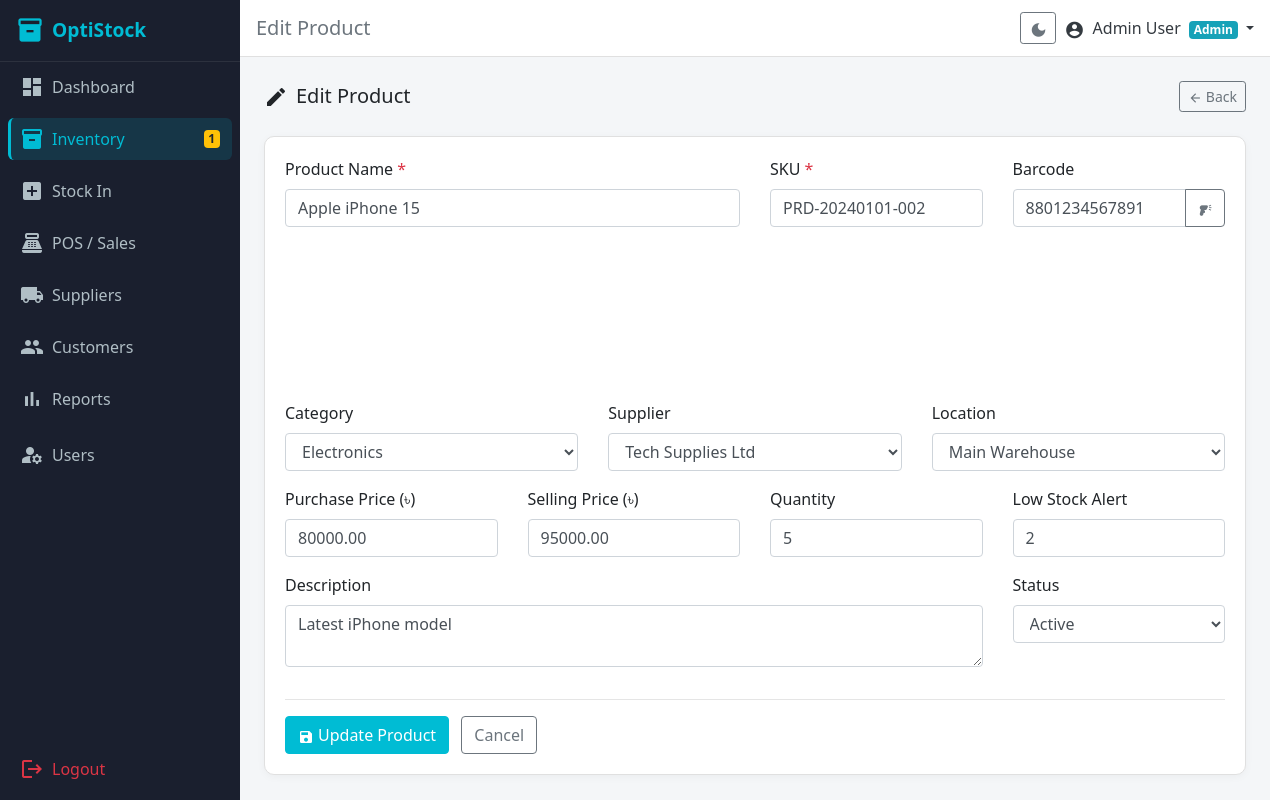
Page /modules/inventory/edit.php?id=2 (signed in) on the earlier database version.
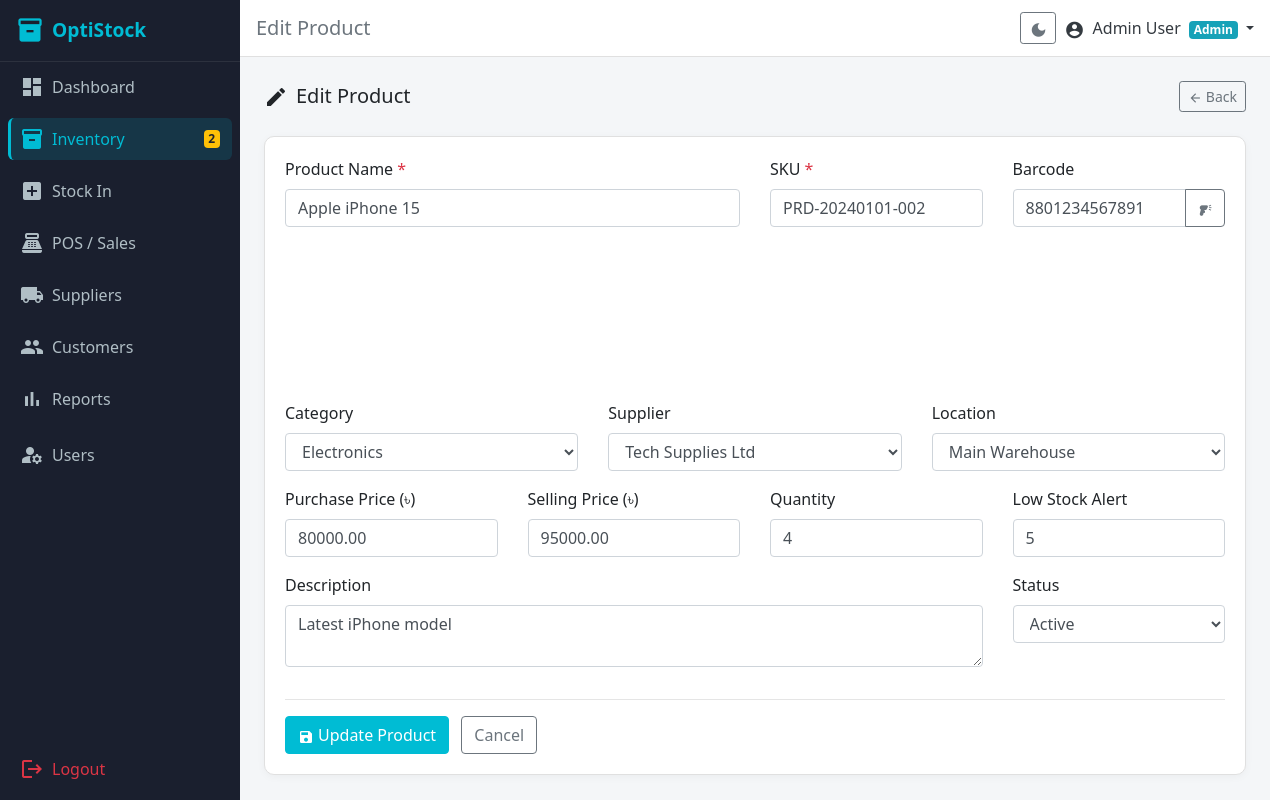
Same page on the later database version.
### tables this page shows
CREATE TABLE `products` (
  `id` int(10) UNSIGNED NOT NULL,
  `name` varchar(200) NOT NULL,
  `sku` varchar(50) NOT NULL,
  `barcode` varchar(100) DEFAULT NULL,
  `category_id` int(10) UNSIGNED DEFAULT NULL,
  `supplier_id` int(10) UNSIGNED DEFAULT NULL,
  `location_id` int(10) UNSIGNED DEFAULT NULL,
  `purchase_price` decimal(10,2) NOT NULL DEFAULT 0.00,
  `selling_price` decimal(10,2) NOT NULL DEFAULT 0.00,
  `quantity` int(11) NOT NULL DEFAULT 0,
  `low_stock_alert` int(11) NOT NULL DEFAULT 5,
  `description` text DEFAULT NULL,
  `status` enum('active','inactive') NOT NULL DEFAULT 'active',
  `created_at` datetime NOT NULL DEFAULT current_timestamp()
);

CREATE TABLE `categories` (
  `id` int(10) UNSIGNED NOT NULL,
  `name` varchar(100) NOT NULL,
  `description` text DEFAULT NULL,
  `created_at` datetime NOT NULL DEFAULT current_timestamp()
);

CREATE TABLE `suppliers` (
  `id` int(10) UNSIGNED NOT NULL,
  `name` varchar(150) NOT NULL,
  `phone` varchar(20) DEFAULT NULL,
  `email` varchar(150) DEFAULT NULL,
  `address` text DEFAULT NULL,
  `due_balance` decimal(10,2) NOT NULL DEFAULT 0.00,
  `created_at` datetime NOT NULL DEFAULT current_timestamp()
);

CREATE TABLE `locations` (
  `id` int(10) UNSIGNED NOT NULL,
  `name` varchar(100) NOT NULL,
  `address` text DEFAULT NULL,
  `created_at` datetime NOT NULL DEFAULT current_timestamp()
);

### modules/inventory/edit.php (the view, shortened to what the changed rows need)
<?php
require_once __DIR__ . '/../../includes/auth_check.php';
$id = (int)($_GET['id'] ?? 0);
$stmt = $pdo->prepare('SELECT * FROM products WHERE id = ?');
$stmt->execute([$id]);
$product = $stmt->fetch();
$categories = $pdo->query('SELECT * FROM categories ORDER BY name')->fetchAll();
$suppliers  = $pdo->query('SELECT * FROM suppliers ORDER BY name')->fetchAll();
$locations  = $pdo->query('SELECT * FROM locations ORDER BY name')->fetchAll();
include __DIR__ . '/../../includes/header.php';
?>
<div class="card">
  <div class="card-body">
    <form method="POST">
      <div class="row">
        <div class="col-md-6">
          <div class="form-group">
            <label>Product Name <span class="text-danger">*</span></label>
            <input type="text" name="name" class="form-control" value="<?= htmlspecialchars($product['name']) ?>" required>
          </div>
        </div>
        <div class="col-md-3">
          <div class="form-group">
            <label>SKU <span class="text-danger">*</span></label>
            <input type="text" name="sku" id="skuInput" class="form-control" value="<?= htmlspecialchars($product['sku']) ?>" required>
          </div>
        </div>
        <div class="col-md-3">
          <div class="form-group">
            <div class="input-group">
              <input type="text" name="barcode" id="barcodeInput" class="form-control" value="<?= htmlspecialchars($product['barcode'] ?? '') ?>">
              <div class="input-group-append">
                <button type="button" class="btn btn-outline-secondary" id="genBarcode" title="Generate">
                </button>
              </div>
            </div>
          </div>
        </div>
        <div class="col-md-4">
          <div class="form-group">
            <label>Category</label>
            <select name="category_id" class="form-control">
              <?php foreach ($categories as $cat): ?>
              <option value="<?= $cat['id'] ?>" <?= $product['category_id'] == $cat['id'] ? 'selected' : '' ?>><?= htmlspecialchars($cat['name']) ?></option>
              <?php endforeach; ?>
            </select>
          </div>
        </div>
        <div class="col-md-4">
          <div class="form-group">
            <label>Supplier</label>
            <select name="supplier_id" class="form-control">
              <?php foreach ($suppliers as $sup): ?>
              <option value="<?= $sup['id'] ?>" <?= $product['supplier_id'] == $sup['id'] ? 'selected' : '' ?>><?= htmlspecialchars($sup['name']) ?></option>
              <?php endforeach; ?>
            </select>
          </div>
        </div>
        <div class="col-md-4">
          <div class="form-group">
            <label>Location</label>
            <select name="location_id" class="form-control">
              <?php foreach ($locations as $loc): ?>
              <option value="<?= $loc['id'] ?>" <?= $product['location_id'] == $loc['id'] ? 'selected' : '' ?>><?= htmlspecialchars($loc['name']) ?></option>
              <?php endforeach; ?>
            </select>
          </div>
        </div>
        <div class="col-md-3">
          <div class="form-group">
            <label>Purchase Price (৳)</label>
            <input type="number" name="purchase_price" class="form-control" step="0.01" min="0" value="<?= htmlspecialchars($product['purchase_price']) ?>">
          </div>
        </div>
        <div class="col-md-3">
          <div class="form-group">
            <label>Selling Price (৳)</label>
            <input type="number" name="selling_price" class="form-control" step="0.01" min="0" value="<?= htmlspecialchars($product['selling_price']) ?>">
          </div>
        </div>
        <div class="col-md-3">
          <div class="form-group">
            <label>Quantity</label>
            <input type="number" name="quantity" class="form-control" min="0" value="<?= htmlspecialchars($product['quantity']) ?>">
          </div>
        </div>
        <div class="col-md-3">
          <div class="form-group">
            <label>Low Stock Alert</label>
            <input type="number" name="low_stock_alert" class="form-control" min="0" value="<?= htmlspecialchars($product['low_stock_alert']) ?>">
          </div>
        </div>
        <div class="col-md-9">
          <div class="form-group">
            <label>Description</label>
            <textarea name="description" class="form-control" rows="2"><?= htmlspecialchars($product['description'] ?? '') ?></textarea>
          </div>
        </div>
        <div class="col-md-3">
          <div class="form-group">
            <label>Status</label>
            <select name="status" class="form-control">
              <option value="active" <?= $product['status'] === 'active' ? 'selected' : '' ?>>Active</option>
            </select>
          </div>
        </div>
      </div>
    </form>
  </div>
</div>
<?php
include __DIR__ . '/../../includes/footer.php';

### includes/sidebar.php (shortened to what the changed rows need)
<?php
$lowStockCount = 0;
if (isset($pdo)) {
    try {
        $ls = $pdo->query('SELECT COUNT(*) FROM products WHERE quantity <= low_stock_alert AND status = "active"');
        $lowStockCount = (int)$ls->fetchColumn();
    } catch (Exception $e) {}
}
$currentDir  = basename(dirname($_SERVER['PHP_SELF']));
function isActive(string $dir, string $file = ''): string {
    global $currentDir, $currentPage;
    if (!$file && $currentDir === $dir) return 'active';
    return '';
}
?>
<nav class="sidebar d-flex flex-column" id="sidebar">
  <ul class="nav flex-column px-2 flex-grow-1">
    <li class="nav-item py-1">
      <a class="nav-link <?= isActive('inventory') ?>" href="<?= BASE_URL ?>/modules/inventory/index.php">
        <span class="material-icons align-middle mr-2">inventory</span>Inventory
        <?php if ($lowStockCount > 0): ?>
          <span class="badge badge-warning ml-auto float-right"><?= $lowStockCount ?></span>
        <?php endif; ?>
      </a>
    </li>
  </ul>
</nav>

Differences in the rows shown:
changed products "Apple iPhone 15": quantity "5" → "4"; low_stock_alert "2" → "5"
Other differences:
$lowStockCount: "1" → "2"
